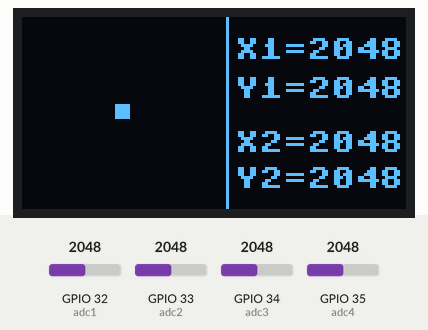
This program was run on a simulated ESP32 board running MicroPython. Shown: 128×64 one-colour display. The test bench sets the inputs (shaded band); at power-on: GPIO 32 (adc1) = 2048, GPIO 33 (adc2) = 2048, GPIO 34 (adc3) = 2048, GPIO 35 (adc4) = 2048 (analog values on the 0–4095 scale).

Above: at 1.2 s.
1.3 s: GPIO 32 (adc1) set to 2866
At 2.2 s:
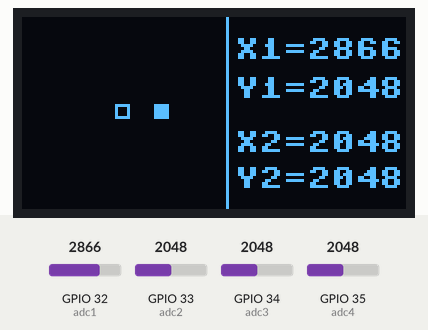
2.8 s: GPIO 33 (adc2) set to 2866
At 4.0 s:
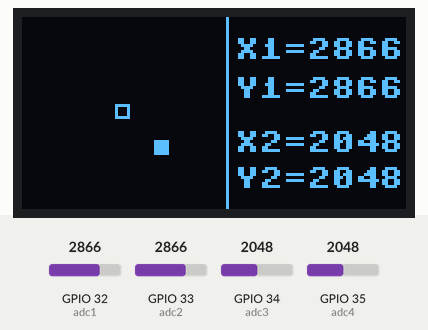
4.3 s: GPIO 34 (adc3) set to 2866
At 5.5 s:
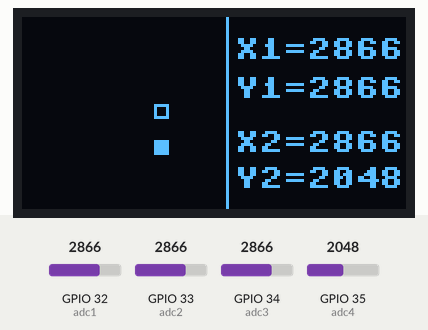
5.8 s: GPIO 35 (adc4) set to 2866
At 6.2 s:
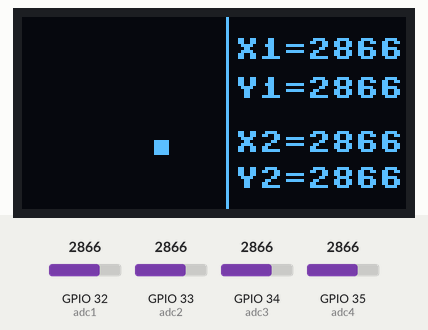
7.3 s: GPIO 32 (adc1) set to 3972
At 7.9 s:
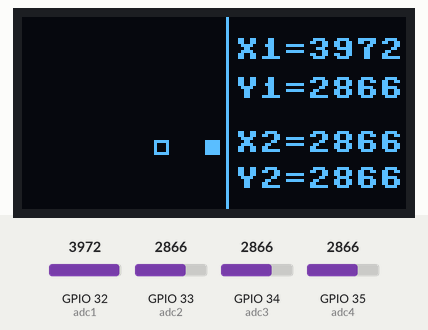
8.8 s: GPIO 33 (adc2) set to 3972
At 9.4 s:
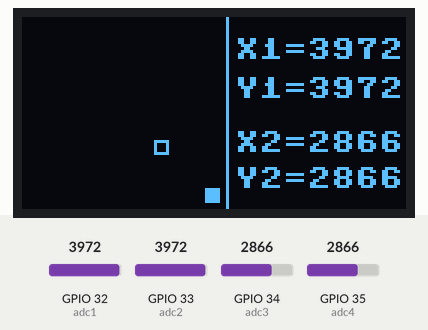
Timing chart, 0 to 11.3 s (numbered marks = the images above; inputs shaded):
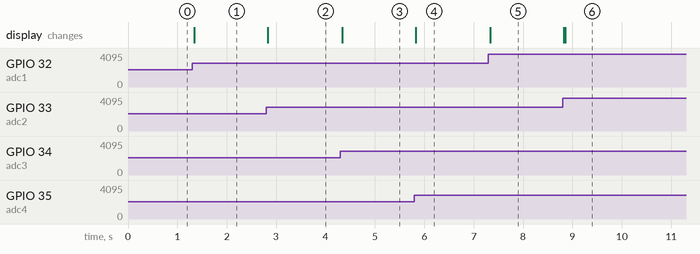

The program:

OLED________.py
```python
'''
接线：OLED(IIC)
       SCL-->(18)
       SDA-->(23)
      摇杆
       X轴-->(32)
       Y轴-->(33)
       SW-->(35)
'''

#导入Pin模块
from machine import Pin
import time
from machine import SoftI2C
from ssd1306 import SSD1306_I2C  #I2C的oled选该方法
from machine import ADC
from machine import Timer

#创建硬件I2C对象
#i2c=I2C(0,sda=Pin(19), scl=Pin(18), freq=400000)

#创建软件I2C对象
i2c = SoftI2C(sda=Pin(23), scl=Pin(18))
#创建OLED对象，OLED分辨率、I2C接口
oled = SSD1306_I2C(128, 64, i2c)
#定义ADC控制对象
adc1=ADC(Pin(32))
adc1.atten(ADC.ATTN_11DB)  #开启衰减，量程增大到3.3V
adc2=ADC(Pin(33))
adc2.atten(ADC.ATTN_11DB)  #开启衰减，量程增大到3.3V
adc3=ADC(Pin(34))
adc3.atten(ADC.ATTN_11DB)  #开启衰减，量程增大到3.3V
adc4=ADC(Pin(35))
adc4.atten(ADC.ATTN_11DB)  #开启衰减，量程增大到3.3V

#定时器0中断函数
def time0_irq(time0):
    a=63*adc1.read()//4095
    b=59*adc2.read()//4095
    c=63*adc3.read()//4095
    d=59*adc4.read()//4095
    oled.fill(0)
    oled.fill_rect(a,b,5,5,1)  #画填充矩形
    oled.rect(c,d,5,5,1)  #画矩形
    oled.vline(68,0,64,1) #画分割线
    oled.text("X1=%04d"%adc1.read(), 71, 7)
    oled.text("Y1=%04d"%adc2.read(), 71, 20)
    oled.text("X2=%04d"%adc3.read(), 71, 38)
    oled.text("Y2=%04d"%adc4.read(), 71, 50)
    oled.show()  #执行显示


#程序入口
if __name__=="__main__":
    time0=Timer(0)  #创建time0定时器对象
    time0.init(period=1,mode=Timer.PERIODIC,callback=time0_irq)
    while True:
        pass
                
```

Measured:
- after the input at 1.3 s, the display: changes at once (image 1)
- after the input at 2.8 s, the display: changes at once (image 2)
- after the input at 4.3 s, the display: changes at once (image 3)
- after the input at 5.8 s, the display: changes at once (image 4)
- after the input at 7.3 s, the display: changes at once (image 5)
- after the input at 8.8 s, the display: first changes at once (image 6 shows a later state)
